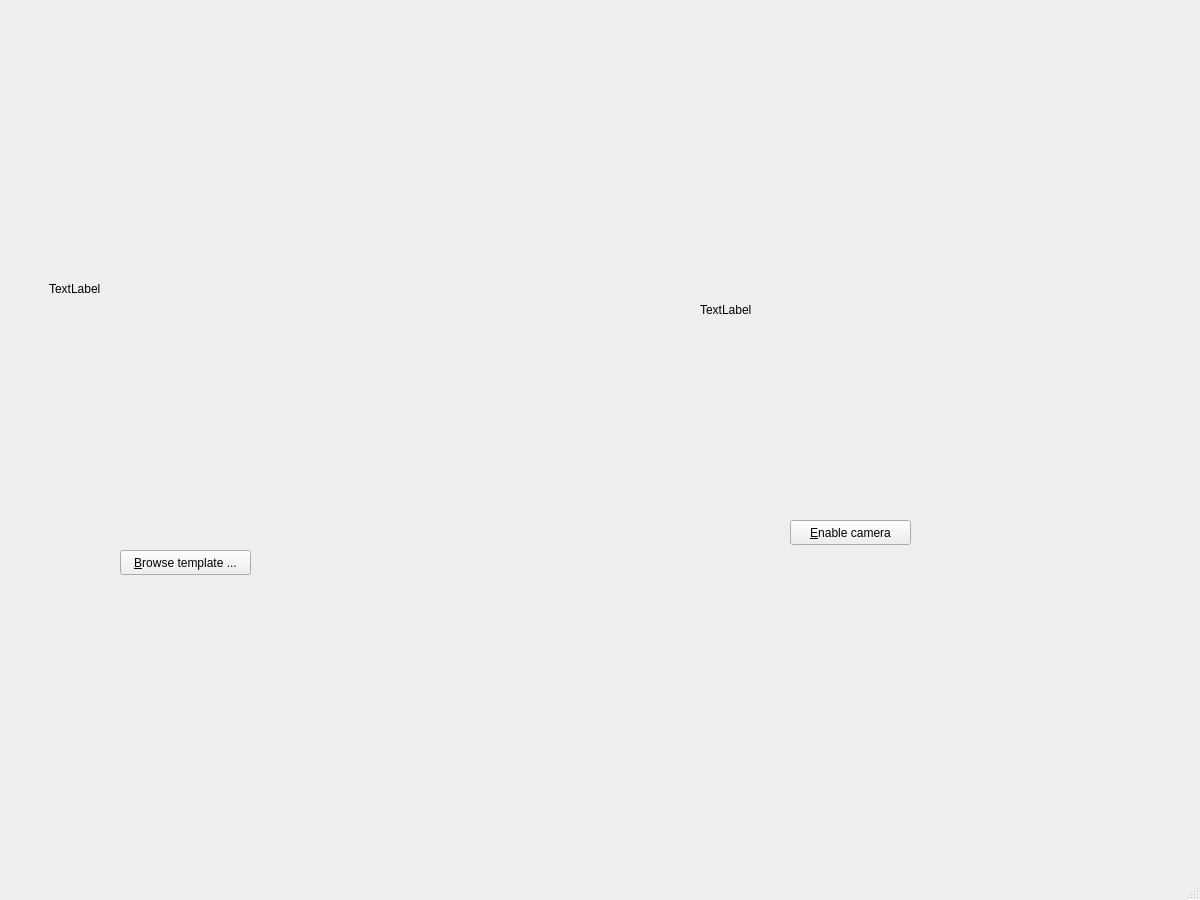
<?xml version="1.0" encoding="UTF-8"?>
<ui version="4.0">
 <class>MainWindow</class>
 <widget class="QMainWindow" name="MainWindow">
  <property name="geometry">
   <rect>
    <x>0</x>
    <y>0</y>
    <width>1200</width>
    <height>900</height>
   </rect>
  </property>
  <property name="windowTitle">
   <string>SIFT Demo</string>
  </property>
  <widget class="QWidget" name="centralwidget">
   <widget class="QLabel" name="template_label">
    <property name="geometry">
     <rect>
      <x>49</x>
      <y>109</y>
      <width>480</width>
      <height>360</height>
     </rect>
    </property>
    <property name="text">
     <string>TextLabel</string>
    </property>
   </widget>
   <widget class="QLabel" name="live_image_label">
    <property name="geometry">
     <rect>
      <x>700</x>
      <y>130</y>
      <width>480</width>
      <height>360</height>
     </rect>
    </property>
    <property name="text">
     <string>TextLabel</string>
    </property>
   </widget>
   <widget class="QPushButton" name="browse_button">
    <property name="geometry">
     <rect>
      <x>120</x>
      <y>550</y>
      <width>131</width>
      <height>25</height>
     </rect>
    </property>
    <property name="text">
     <string>&amp;Browse template ...</string>
    </property>
   </widget>
   <widget class="QPushButton" name="toggle_cam_button">
    <property name="geometry">
     <rect>
      <x>790</x>
      <y>520</y>
      <width>121</width>
      <height>25</height>
     </rect>
    </property>
    <property name="text">
     <string>&amp;Enable camera</string>
    </property>
   </widget>
  </widget>
  <widget class="QMenuBar" name="menubar">
   <property name="geometry">
    <rect>
     <x>0</x>
     <y>0</y>
     <width>1200</width>
     <height>22</height>
    </rect>
   </property>
  </widget>
  <widget class="QStatusBar" name="statusbar"/>
 </widget>
 <resources/>
 <connections/>
</ui>
